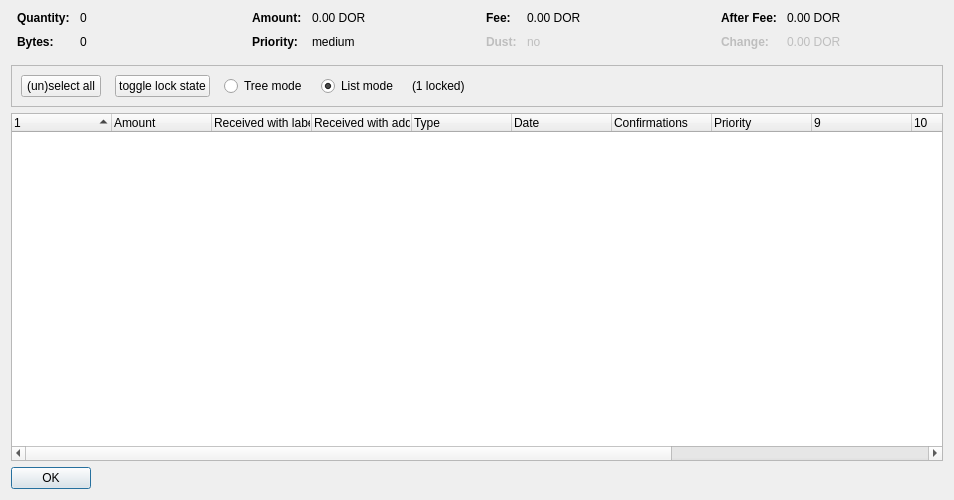
<?xml version="1.0" encoding="UTF-8"?>
<ui version="4.0">
 <class>CoinControlDialog</class>
 <widget class="QDialog" name="CoinControlDialog">
  <property name="geometry">
   <rect>
    <x>0</x>
    <y>0</y>
    <width>954</width>
    <height>500</height>
   </rect>
  </property>
  <property name="windowTitle">
   <string>Coin Selection</string>
  </property>
  <layout class="QVBoxLayout" name="verticalLayout">
   <item>
    <layout class="QHBoxLayout" name="horizontalLayoutTop" stretch="0,0,0,0">
     <property name="topMargin">
      <number>0</number>
     </property>
     <property name="bottomMargin">
      <number>10</number>
     </property>
     <item>
      <layout class="QFormLayout" name="formLayoutCoinControl1">
       <property name="horizontalSpacing">
        <number>10</number>
       </property>
       <property name="verticalSpacing">
        <number>10</number>
       </property>
       <property name="leftMargin">
        <number>6</number>
       </property>
       <property name="rightMargin">
        <number>6</number>
       </property>
       <item row="0" column="0">
        <widget class="QLabel" name="labelCoinControlQuantityText">
         <property name="font">
          <font>
           <weight>75</weight>
           <bold>true</bold>
          </font>
         </property>
         <property name="text">
          <string>Quantity:</string>
         </property>
        </widget>
       </item>
       <item row="0" column="1">
        <widget class="QLabel" name="labelCoinControlQuantity">
         <property name="cursor">
          <cursorShape>IBeamCursor</cursorShape>
         </property>
         <property name="contextMenuPolicy">
          <enum>Qt::ActionsContextMenu</enum>
         </property>
         <property name="text">
          <string notr="true">0</string>
         </property>
         <property name="textInteractionFlags">
          <set>Qt::LinksAccessibleByMouse|Qt::TextSelectableByKeyboard|Qt::TextSelectableByMouse</set>
         </property>
        </widget>
       </item>
       <item row="1" column="0">
        <widget class="QLabel" name="labelCoinControlBytesText">
         <property name="font">
          <font>
           <weight>75</weight>
           <bold>true</bold>
          </font>
         </property>
         <property name="text">
          <string>Bytes:</string>
         </property>
        </widget>
       </item>
       <item row="1" column="1">
        <widget class="QLabel" name="labelCoinControlBytes">
         <property name="cursor">
          <cursorShape>IBeamCursor</cursorShape>
         </property>
         <property name="contextMenuPolicy">
          <enum>Qt::ActionsContextMenu</enum>
         </property>
         <property name="text">
          <string notr="true">0</string>
         </property>
         <property name="textInteractionFlags">
          <set>Qt::LinksAccessibleByMouse|Qt::TextSelectableByKeyboard|Qt::TextSelectableByMouse</set>
         </property>
        </widget>
       </item>
      </layout>
     </item>
     <item>
      <layout class="QFormLayout" name="formLayoutCoinControl2">
       <property name="horizontalSpacing">
        <number>10</number>
       </property>
       <property name="verticalSpacing">
        <number>10</number>
       </property>
       <property name="leftMargin">
        <number>6</number>
       </property>
       <property name="rightMargin">
        <number>6</number>
       </property>
       <item row="0" column="0">
        <widget class="QLabel" name="labelCoinControlAmountText">
         <property name="font">
          <font>
           <weight>75</weight>
           <bold>true</bold>
          </font>
         </property>
         <property name="text">
          <string>Amount:</string>
         </property>
        </widget>
       </item>
       <item row="0" column="1">
        <widget class="QLabel" name="labelCoinControlAmount">
         <property name="cursor">
          <cursorShape>IBeamCursor</cursorShape>
         </property>
         <property name="contextMenuPolicy">
          <enum>Qt::ActionsContextMenu</enum>
         </property>
         <property name="text">
          <string notr="true">0.00 DOR</string>
         </property>
         <property name="textInteractionFlags">
          <set>Qt::LinksAccessibleByMouse|Qt::TextSelectableByKeyboard|Qt::TextSelectableByMouse</set>
         </property>
        </widget>
       </item>
       <item row="1" column="0">
        <widget class="QLabel" name="labelCoinControlPriorityText">
         <property name="font">
          <font>
           <weight>75</weight>
           <bold>true</bold>
          </font>
         </property>
         <property name="text">
          <string>Priority:</string>
         </property>
        </widget>
       </item>
       <item row="1" column="1">
        <widget class="QLabel" name="labelCoinControlPriority">
         <property name="cursor">
          <cursorShape>IBeamCursor</cursorShape>
         </property>
         <property name="contextMenuPolicy">
          <enum>Qt::ActionsContextMenu</enum>
         </property>
         <property name="text">
          <string>medium</string>
         </property>
         <property name="textInteractionFlags">
          <set>Qt::LinksAccessibleByMouse|Qt::TextSelectableByKeyboard|Qt::TextSelectableByMouse</set>
         </property>
        </widget>
       </item>
      </layout>
     </item>
     <item>
      <layout class="QFormLayout" name="formLayoutCoinControl3">
       <property name="horizontalSpacing">
        <number>10</number>
       </property>
       <property name="verticalSpacing">
        <number>10</number>
       </property>
       <property name="leftMargin">
        <number>6</number>
       </property>
       <property name="rightMargin">
        <number>6</number>
       </property>
       <item row="0" column="0">
        <widget class="QLabel" name="labelCoinControlFeeText">
         <property name="font">
          <font>
           <weight>75</weight>
           <bold>true</bold>
          </font>
         </property>
         <property name="text">
          <string>Fee:</string>
         </property>
        </widget>
       </item>
       <item row="0" column="1">
        <widget class="QLabel" name="labelCoinControlFee">
         <property name="cursor">
          <cursorShape>IBeamCursor</cursorShape>
         </property>
         <property name="contextMenuPolicy">
          <enum>Qt::ActionsContextMenu</enum>
         </property>
         <property name="text">
          <string notr="true">0.00 DOR</string>
         </property>
         <property name="textInteractionFlags">
          <set>Qt::LinksAccessibleByMouse|Qt::TextSelectableByKeyboard|Qt::TextSelectableByMouse</set>
         </property>
        </widget>
       </item>
       <item row="1" column="0">
        <widget class="QLabel" name="labelCoinControlLowOutputText">
         <property name="enabled">
          <bool>false</bool>
         </property>
         <property name="font">
          <font>
           <weight>75</weight>
           <bold>true</bold>
          </font>
         </property>
         <property name="text">
          <string>Dust:</string>
         </property>
        </widget>
       </item>
       <item row="1" column="1">
        <widget class="QLabel" name="labelCoinControlLowOutput">
         <property name="enabled">
          <bool>false</bool>
         </property>
         <property name="cursor">
          <cursorShape>IBeamCursor</cursorShape>
         </property>
         <property name="contextMenuPolicy">
          <enum>Qt::ActionsContextMenu</enum>
         </property>
         <property name="text">
          <string>no</string>
         </property>
         <property name="textInteractionFlags">
          <set>Qt::LinksAccessibleByMouse|Qt::TextSelectableByKeyboard|Qt::TextSelectableByMouse</set>
         </property>
        </widget>
       </item>
      </layout>
     </item>
     <item>
      <layout class="QFormLayout" name="formLayoutCoinControl4">
       <property name="horizontalSpacing">
        <number>10</number>
       </property>
       <property name="verticalSpacing">
        <number>10</number>
       </property>
       <property name="leftMargin">
        <number>6</number>
       </property>
       <property name="rightMargin">
        <number>6</number>
       </property>
       <item row="0" column="0">
        <widget class="QLabel" name="labelCoinControlAfterFeeText">
         <property name="font">
          <font>
           <weight>75</weight>
           <bold>true</bold>
          </font>
         </property>
         <property name="text">
          <string>After Fee:</string>
         </property>
        </widget>
       </item>
       <item row="0" column="1">
        <widget class="QLabel" name="labelCoinControlAfterFee">
         <property name="cursor">
          <cursorShape>IBeamCursor</cursorShape>
         </property>
         <property name="contextMenuPolicy">
          <enum>Qt::ActionsContextMenu</enum>
         </property>
         <property name="text">
          <string notr="true">0.00 DOR</string>
         </property>
         <property name="textInteractionFlags">
          <set>Qt::LinksAccessibleByMouse|Qt::TextSelectableByKeyboard|Qt::TextSelectableByMouse</set>
         </property>
        </widget>
       </item>
       <item row="1" column="0">
        <widget class="QLabel" name="labelCoinControlChangeText">
         <property name="enabled">
          <bool>false</bool>
         </property>
         <property name="font">
          <font>
           <weight>75</weight>
           <bold>true</bold>
          </font>
         </property>
         <property name="text">
          <string>Change:</string>
         </property>
        </widget>
       </item>
       <item row="1" column="1">
        <widget class="QLabel" name="labelCoinControlChange">
         <property name="enabled">
          <bool>false</bool>
         </property>
         <property name="cursor">
          <cursorShape>IBeamCursor</cursorShape>
         </property>
         <property name="contextMenuPolicy">
          <enum>Qt::ActionsContextMenu</enum>
         </property>
         <property name="text">
          <string notr="true">0.00 DOR</string>
         </property>
         <property name="textInteractionFlags">
          <set>Qt::LinksAccessibleByMouse|Qt::TextSelectableByKeyboard|Qt::TextSelectableByMouse</set>
         </property>
        </widget>
       </item>
      </layout>
     </item>
    </layout>
   </item>
   <item>
    <widget class="QFrame" name="frame">
     <property name="minimumSize">
      <size>
       <width>0</width>
       <height>40</height>
      </size>
     </property>
     <property name="frameShape">
      <enum>QFrame::StyledPanel</enum>
     </property>
     <property name="frameShadow">
      <enum>QFrame::Sunken</enum>
     </property>
     <layout class="QHBoxLayout" name="horizontalLayout">
      <item>
       <layout class="QHBoxLayout" name="horizontalLayoutPanel" stretch="0,0,0,0,0,0">
        <property name="spacing">
         <number>14</number>
        </property>
        <item>
         <widget class="QPushButton" name="pushButtonSelectAll">
          <property name="sizePolicy">
           <sizepolicy hsizetype="Maximum" vsizetype="Fixed">
            <horstretch>0</horstretch>
            <verstretch>0</verstretch>
           </sizepolicy>
          </property>
          <property name="text">
           <string>(un)select all</string>
          </property>
          <property name="autoDefault">
           <bool>false</bool>
          </property>
         </widget>
        </item>
        <item>
         <widget class="QPushButton" name="pushButtonToggleLock">
          <property name="sizePolicy">
           <sizepolicy hsizetype="Maximum" vsizetype="Fixed">
            <horstretch>0</horstretch>
            <verstretch>0</verstretch>
           </sizepolicy>
          </property>
          <property name="text">
           <string>toggle lock state</string>
          </property>
          <property name="autoDefault">
           <bool>false</bool>
          </property>
         </widget>
        </item>
        <item>
         <widget class="QRadioButton" name="radioTreeMode">
          <property name="sizePolicy">
           <sizepolicy hsizetype="Maximum" vsizetype="Fixed">
            <horstretch>0</horstretch>
            <verstretch>0</verstretch>
           </sizepolicy>
          </property>
          <property name="text">
           <string>Tree mode</string>
          </property>
         </widget>
        </item>
        <item>
         <widget class="QRadioButton" name="radioListMode">
          <property name="sizePolicy">
           <sizepolicy hsizetype="Maximum" vsizetype="Fixed">
            <horstretch>0</horstretch>
            <verstretch>0</verstretch>
           </sizepolicy>
          </property>
          <property name="text">
           <string>List mode</string>
          </property>
          <property name="checked">
           <bool>true</bool>
          </property>
         </widget>
        </item>
        <item>
         <widget class="QLabel" name="labelLocked">
          <property name="text">
           <string>(1 locked)</string>
          </property>
         </widget>
        </item>
        <item>
         <spacer name="horizontalSpacer">
          <property name="orientation">
           <enum>Qt::Horizontal</enum>
          </property>
          <property name="sizeHint" stdset="0">
           <size>
            <width>40</width>
            <height>20</height>
           </size>
          </property>
         </spacer>
        </item>
       </layout>
      </item>
     </layout>
    </widget>
   </item>
   <item>
    <widget class="CoinControlTreeWidget" name="treeWidget">
     <property name="contextMenuPolicy">
      <enum>Qt::CustomContextMenu</enum>
     </property>
     <property name="sortingEnabled">
      <bool>false</bool>
     </property>
     <property name="columnCount">
      <number>13</number>
     </property>
     <attribute name="headerShowSortIndicator" stdset="0">
      <bool>true</bool>
     </attribute>
     <attribute name="headerStretchLastSection">
      <bool>false</bool>
     </attribute>
     <column>
      <property name="text">
       <string/>
      </property>
     </column>
     <column>
      <property name="text">
       <string>Amount</string>
      </property>
     </column>
     <column>
      <property name="text">
       <string>Received with label</string>
      </property>
     </column>
     <column>
      <property name="text">
       <string>Received with address</string>
      </property>
     </column>
     <column>
      <property name="text">
       <string>Type</string>
      </property>
     </column>
     <column>
      <property name="text">
       <string>Date</string>
      </property>
     </column>
     <column>
      <property name="text">
       <string>Confirmations</string>
      </property>
      <property name="toolTip">
       <string>Confirmed</string>
      </property>
     </column>
     <column>
      <property name="text">
       <string>Priority</string>
      </property>
     </column>
     <column>
      <property name="text">
       <string/>
      </property>
     </column>
     <column>
      <property name="text">
       <string/>
      </property>
     </column>
     <column>
      <property name="text">
       <string/>
      </property>
     </column>
     <column>
      <property name="text">
       <string/>
      </property>
     </column>
     <column>
      <property name="text">
       <string/>
      </property>
     </column>
    </widget>
   </item>
   <item>
    <widget class="QDialogButtonBox" name="buttonBox">
     <property name="sizePolicy">
      <sizepolicy hsizetype="Maximum" vsizetype="Fixed">
       <horstretch>0</horstretch>
       <verstretch>0</verstretch>
      </sizepolicy>
     </property>
     <property name="orientation">
      <enum>Qt::Horizontal</enum>
     </property>
     <property name="standardButtons">
      <set>QDialogButtonBox::Ok</set>
     </property>
    </widget>
   </item>
  </layout>
 </widget>
 <customwidgets>
  <customwidget>
   <class>CoinControlTreeWidget</class>
   <extends>QTreeWidget</extends>
   <header>coincontroltreewidget.h</header>
  </customwidget>
 </customwidgets>
 <resources/>
 <connections/>
</ui>
